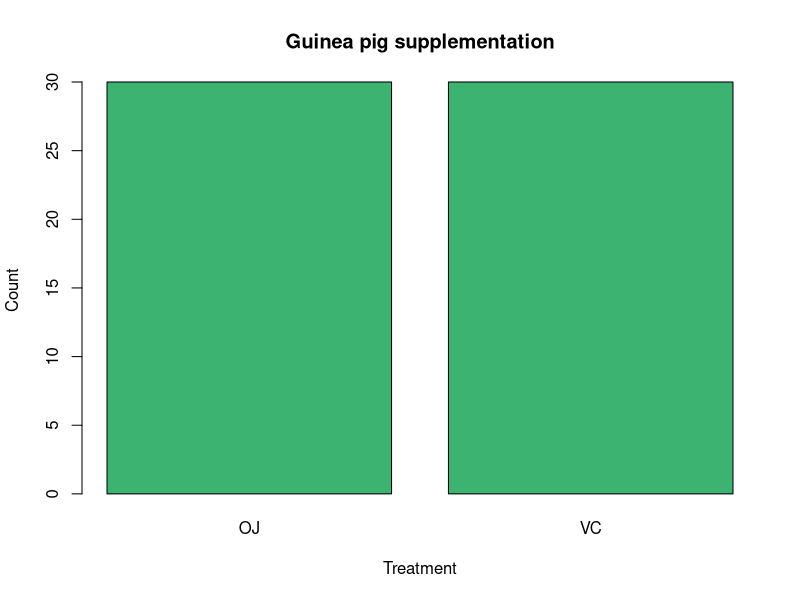
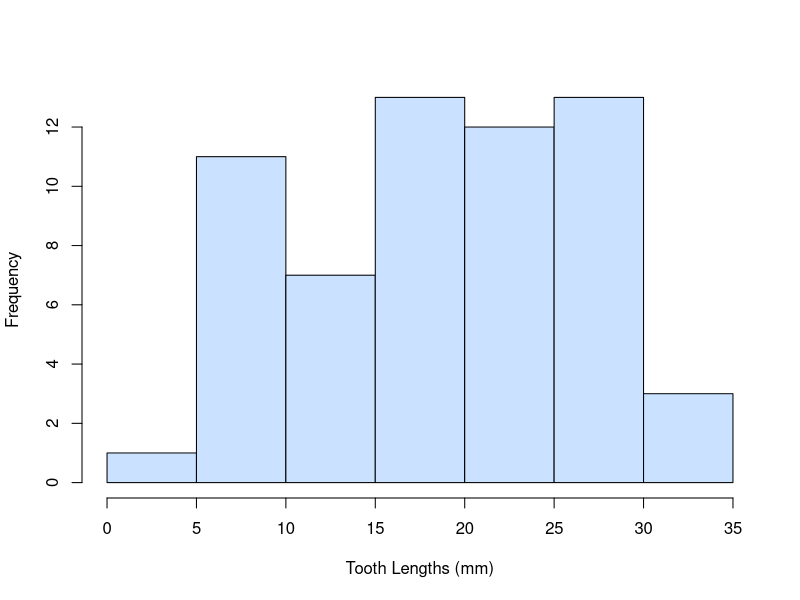
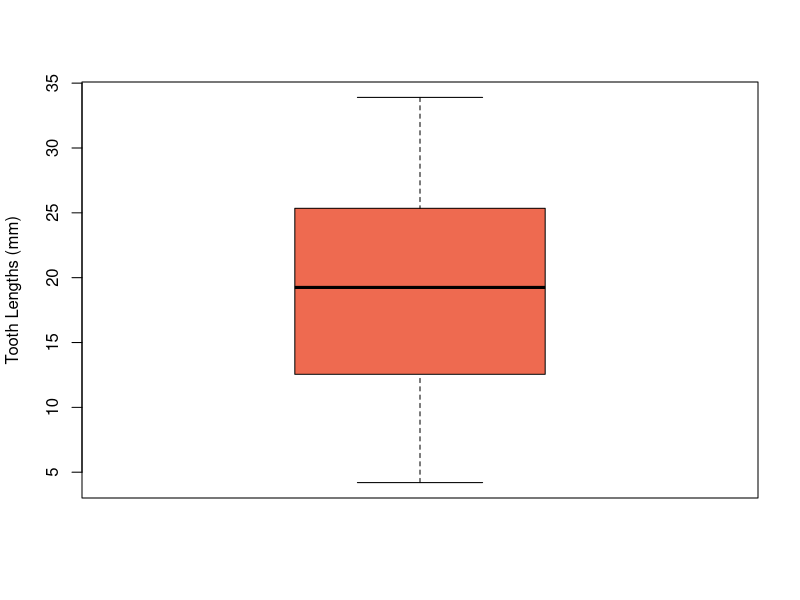
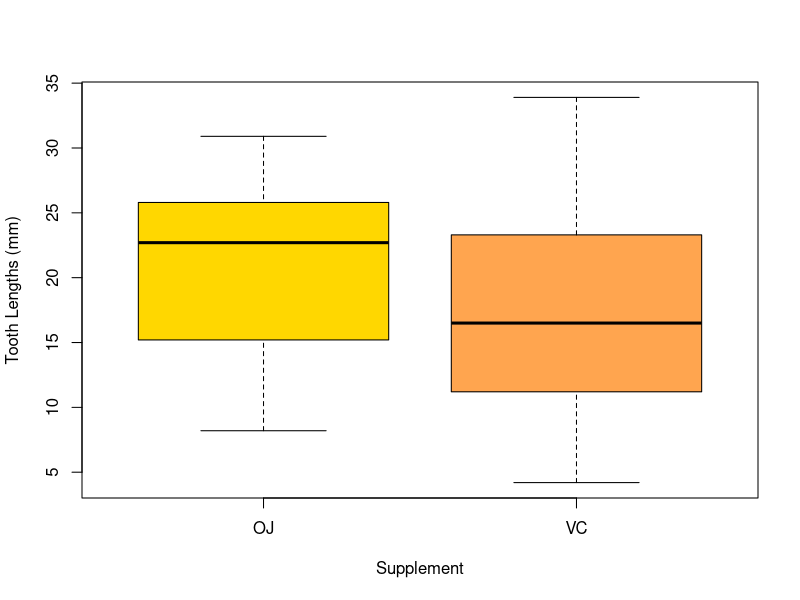
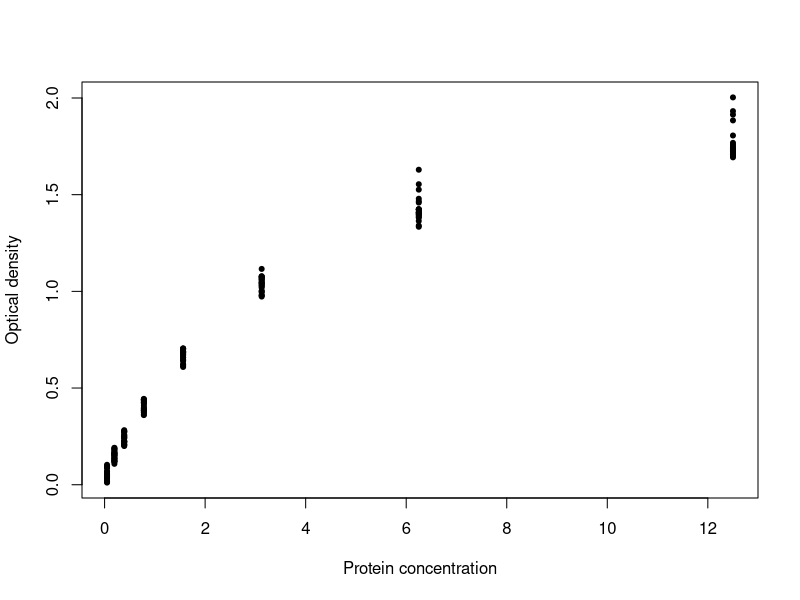
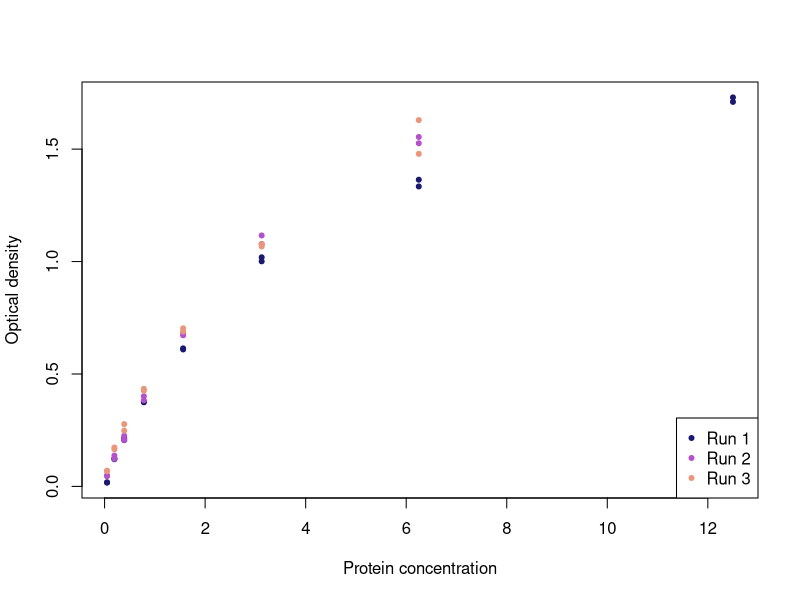

The R script that drew these images, in order:
## ---- chunk 1
library(knitr)
opts_chunk$set(fig.align="center", fig.height=4, fig.width=4)
## ---- chunk 2
data(ToothGrowth)

# Have a look at the data frame with the head() function
head(ToothGrowth)
## ---- chunk 3
# Pull up the help window with an in-depth description
?ToothGrowth
## ---- chunk 4
# Remember to use double equals sign (==) for logical indexing!
t.test(ToothGrowth$len[ToothGrowth$supp == "OJ"], ToothGrowth$len[ToothGrowth$supp == "VC"])
## ---- chunk 5

# First, create a table containing counts for each level of the variable
supp_table <- table(ToothGrowth$supp)
supp_table

# Plot the table with a title, x-axis label, y-axis label, and a custom color
barplot(supp_table, main = "Guinea pig supplementation", xlab = "Treatment", ylab = "Count", col = "mediumseagreen")
## ---- chunk 6
# Histogram. Remove any title by specifying "" for main().
hist(ToothGrowth$len, main = "", xlab = "Tooth Lengths (mm)", col = "lightsteelblue1")

# Boxplot
boxplot(ToothGrowth$len, main = "", ylab = "Tooth Lengths (mm)", col = "coral2")
## ---- chunk 7
# Multiple boxplots in one figure using the form "numeric_variable ~ categorical_variable"
boxplot(ToothGrowth$len ~ ToothGrowth$supp, main = "", xlab = "Supplement", ylab = "Tooth Lengths (mm)", col = c("gold", "tan1"))
## ---- chunk 8
# Load and examine dataset
data(DNAse)
head(DNase)
levels(DNase$Run)
## ---- chunk 9
# Scatterplot with solid circle points
plot(DNase$conc, DNase$density, xlab = "Protein concentration", ylab = "Optical density", pch = 20)
## ---- chunk 10
# Plot points from Run 1
plot(DNase$conc[DNase$Run == "1"], DNase$density[DNase$Run == "1"], xlab = "Protein concentration", ylab = "Optical density", pch = 20, col = "midnightblue")

# Use the function "points" to add points to an existing plot
points(DNase$conc[DNase$Run == "2"], DNase$density[DNase$Run == "2"], pch = 20, col = "mediumorchid3")
points(DNase$conc[DNase$Run == "3"], DNase$density[DNase$Run == "3"], pch = 20, col = "darksalmon")


# Use the (extremely tedious!!! :( ) function "legend" to add a legend to distinguish points
legend("bottomright", pch = 20, c("Run 1", "Run 2", "Run 3"), col = c("midnightblue", "mediumorchid3", "darksalmon"))
